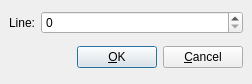
<ui version="4.0" >
 <class>GotoDialog</class>
 <widget class="QDialog" name="Dialog" >
  <property name="geometry" >
   <rect>
    <x>0</x>
    <y>0</y>
    <width>252</width>
    <height>84</height>
   </rect>
  </property>
  <property name="windowTitle" >
   <string>Dialog</string>
  </property>
  <layout class="QVBoxLayout" >
   <property name="margin" >
    <number>9</number>
   </property>
   <property name="spacing" >
    <number>6</number>
   </property>
   <item>
    <layout class="QHBoxLayout" >
     <property name="margin" >
      <number>0</number>
     </property>
     <property name="spacing" >
      <number>6</number>
     </property>
     <item>
      <widget class="QLabel" name="label" >
       <property name="sizePolicy" >
        <sizepolicy>
         <hsizetype>1</hsizetype>
         <vsizetype>5</vsizetype>
         <horstretch>0</horstretch>
         <verstretch>0</verstretch>
        </sizepolicy>
       </property>
       <property name="text" >
        <string>Line:</string>
       </property>
      </widget>
     </item>
     <item>
      <widget class="QSpinBox" name="spinBox" >
       <property name="sizePolicy" >
        <sizepolicy>
         <hsizetype>3</hsizetype>
         <vsizetype>0</vsizetype>
         <horstretch>0</horstretch>
         <verstretch>0</verstretch>
        </sizepolicy>
       </property>
      </widget>
     </item>
    </layout>
   </item>
   <item>
    <layout class="QHBoxLayout" >
     <property name="margin" >
      <number>0</number>
     </property>
     <property name="spacing" >
      <number>6</number>
     </property>
     <item>
      <spacer>
       <property name="orientation" >
        <enum>Qt::Horizontal</enum>
       </property>
       <property name="sizeHint" >
        <size>
         <width>131</width>
         <height>31</height>
        </size>
       </property>
      </spacer>
     </item>
     <item>
      <widget class="QPushButton" name="okButton" >
       <property name="text" >
        <string>&amp;OK</string>
       </property>
      </widget>
     </item>
     <item>
      <widget class="QPushButton" name="cancelButton" >
       <property name="text" >
        <string>&amp;Cancel</string>
       </property>
      </widget>
     </item>
    </layout>
   </item>
  </layout>
 </widget>
 <resources/>
 <connections>
  <connection>
   <sender>okButton</sender>
   <signal>clicked()</signal>
   <receiver>Dialog</receiver>
   <slot>accept()</slot>
   <hints>
    <hint type="sourcelabel" >
     <x>278</x>
     <y>253</y>
    </hint>
    <hint type="destinationlabel" >
     <x>96</x>
     <y>254</y>
    </hint>
   </hints>
  </connection>
  <connection>
   <sender>cancelButton</sender>
   <signal>clicked()</signal>
   <receiver>Dialog</receiver>
   <slot>reject()</slot>
   <hints>
    <hint type="sourcelabel" >
     <x>369</x>
     <y>253</y>
    </hint>
    <hint type="destinationlabel" >
     <x>179</x>
     <y>282</y>
    </hint>
   </hints>
  </connection>
 </connections>
</ui>
